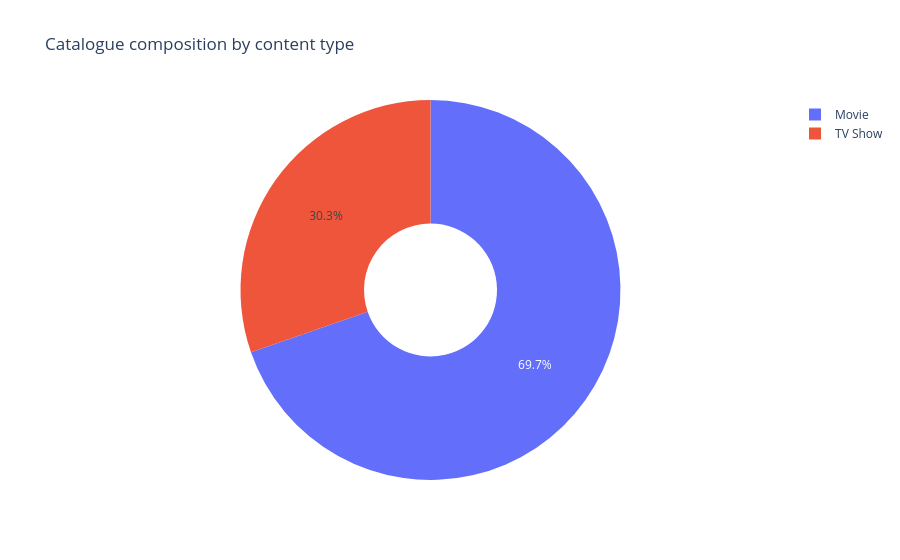
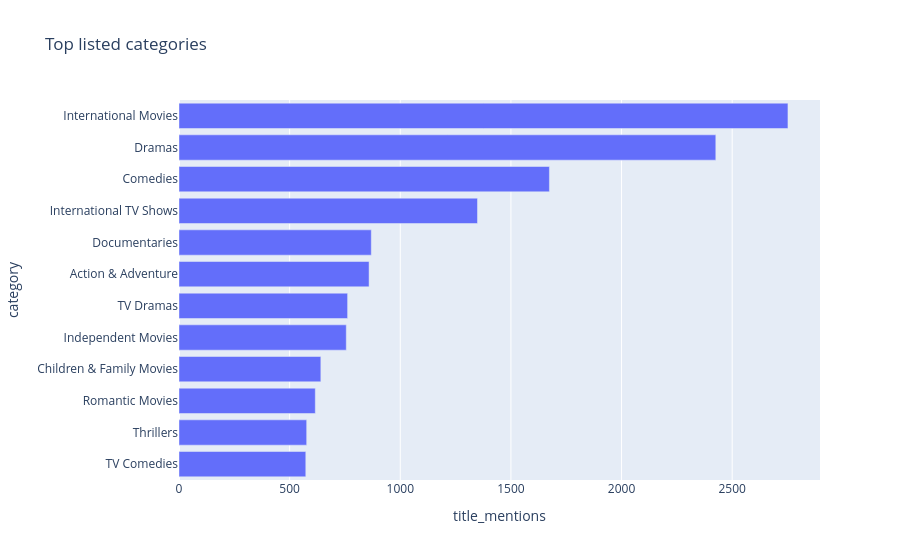
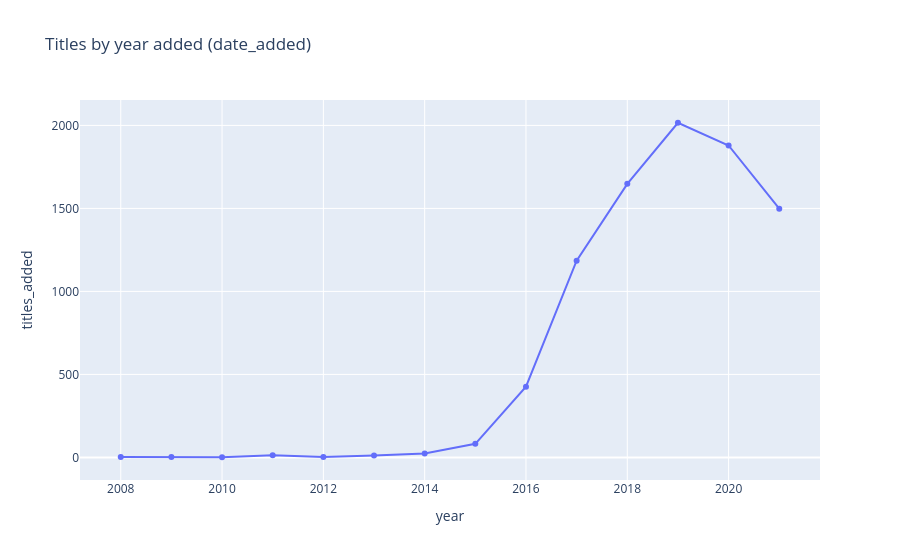

Here is the notebook cell these charts were saved with, in order:
### Markdown cell above
# Task 6 — Business Insights Dashboard

This section brings together interactive charts, recommendations, forecast outputs, model metrics, and concise business implications. Plotly charts are interactive inside the notebook. An optional Streamlit app source file is also created so the dashboard can be run locally after installing Streamlit.

### Code cell
import plotly.express as px
import plotly.graph_objects as go
from IPython.display import display

# Interactive chart 1: content type
fig_type = px.pie(
    values=clean_df["type"].value_counts().values,
    names=clean_df["type"].value_counts().index,
    title="Catalogue composition by content type",
    hole=0.35
)
fig_type.show()

# Interactive chart 2: top categories
category_counts = clean_df["listed_in"].dropna().str.split(", ").explode().value_counts().head(12).reset_index()
category_counts.columns = ["category", "title_mentions"]
fig_categories = px.bar(category_counts, x="title_mentions", y="category", orientation="h", title="Top listed categories")
fig_categories.update_layout(yaxis={"categoryorder":"total ascending"})
fig_categories.show()

# Interactive chart 3: annual catalogue additions
annual_df = annual_additions.rename_axis("year").reset_index(name="titles_added")
fig_additions = px.line(annual_df, x="year", y="titles_added", markers=True, title="Titles by year added (date_added)")
fig_additions.show()

### Figure 1 — Plotly figure (JSON) as saved in the notebook; plotly's stock layout.template omitted (floating-point values rounded to 4 significant figures)
{"data": [{"domain": {"x": [0, 1], "y": [0, 1]}, "hole": 0.35, "hovertemplate": "label=%{label}<br>value=%{value}<extra></extra>", "labels": ["Movie", "TV Show"], "legendgroup": "", "name": "", "showlegend": true, "type": "pie", "values": [6126, 2664]}], "layout": {"legend": {"tracegroupgap": 0}, "title": {"text": "Catalogue composition by content type"}}}

### Figure 2 — Plotly figure (JSON) as saved in the notebook; plotly's stock layout.template omitted (floating-point values rounded to 4 significant figures)
{"data": [{"hovertemplate": "title_mentions=%{x}<br>category=%{y}<extra></extra>", "legendgroup": "", "marker": {"color": "#636efa", "pattern": {"shape": ""}}, "name": "", "orientation": "h", "showlegend": false, "textposition": "auto", "type": "bar", "x": [2752, 2426, 1674, 1349, 869, 859, 762, 756, 641, 616, 577, 573], "xaxis": "x", "y": ["International Movies", "Dramas", "Comedies", "International TV Shows", "Documentaries", "Action & Adventure", "TV Dramas", "Independent Movies", "Children & Family Movies", "Romantic Movies", "Thrillers", "TV Comedies"], "yaxis": "y"}], "layout": {"barmode": "relative", "legend": {"tracegroupgap": 0}, "title": {"text": "Top listed categories"}, "xaxis": {"anchor": "y", "domain": [0, 1], "title": {"text": "title_mentions"}}, "yaxis": {"anchor": "x", "categoryorder": "total ascending", "domain": [0, 1], "title": {"text": "category"}}}}

### Figure 3 — Plotly figure (JSON) as saved in the notebook; plotly's stock layout.template omitted (floating-point values rounded to 4 significant figures)
{"data": [{"hovertemplate": "year=%{x}<br>titles_added=%{y}<extra></extra>", "legendgroup": "", "line": {"color": "#636efa", "dash": "solid"}, "marker": {"symbol": "circle"}, "mode": "lines+markers", "name": "", "orientation": "v", "showlegend": false, "type": "scatter", "x": [2008, 2009, 2010, 2011, 2012, 2013, 2014, 2015, 2016, 2017, 2018, 2019, 2020, 2021], "xaxis": "x", "y": [2, 2, 1, 13, 3, 11, 24, 82, 426, 1185, 1648, 2016, 1879, 1498], "yaxis": "y"}], "layout": {"legend": {"tracegroupgap": 0}, "title": {"text": "Titles by year added (date_added)"}, "xaxis": {"anchor": "y", "domain": [0, 1], "title": {"text": "year"}}, "yaxis": {"anchor": "x", "domain": [0, 1], "title": {"text": "titles_added"}}}}
